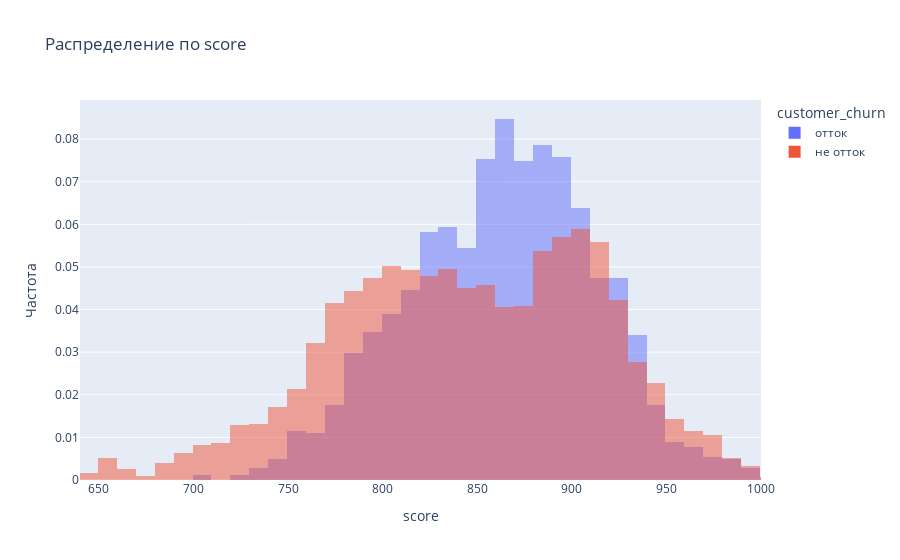

The code cell stored with this chart in its notebook:
### Markdown cell above
**Построим график распределения ушедших и оставшихся клиентов в зависимости от баллов скорринга.**

### Code cell
hist_attribute('score', 640, 1000, 50)

### Figure 1 — Plotly figure (JSON) as saved in the notebook; plotly's stock layout.template omitted (floating-point values rounded to 4 significant figures; data arrays with more than 128 entries replaced by an {"elided": "..."} marker saying what was removed)
{"data": [{"alignmentgroup": "True", "bingroup": "x", "histnorm": "probability", "hovertemplate": "customer_churn=отток<br>score=%{x}<br>probability=%{y}<extra></extra>", "legendgroup": "отток", "marker": {"color": "#636efa", "opacity": 0.5, "pattern": {"shape": ""}}, "name": "отток", "nbinsx": 50, "offsetgroup": "отток", "orientation": "v", "showlegend": true, "type": "histogram", "x": {"elided": "1818 int values"}, "xaxis": "x", "yaxis": "y"}, {"alignmentgroup": "True", "bingroup": "x", "histnorm": "probability", "hovertemplate": "customer_churn=не отток<br>score=%{x}<br>probability=%{y}<extra></extra>", "legendgroup": "не отток", "marker": {"color": "#EF553B", "opacity": 0.5, "pattern": {"shape": ""}}, "name": "не отток", "nbinsx": 50, "offsetgroup": "не отток", "orientation": "v", "showlegend": true, "type": "histogram", "x": {"elided": "8155 int values"}, "xaxis": "x", "yaxis": "y"}], "layout": {"barmode": "overlay", "legend": {"title": {"text": "customer_churn"}, "tracegroupgap": 0}, "title": {"text": "Распределение по score"}, "xaxis": {"anchor": "y", "domain": [0, 1], "range": [640, 1000], "title": {"text": "score"}}, "yaxis": {"anchor": "x", "domain": [0, 1], "title": {"text": "Частота"}}}}
